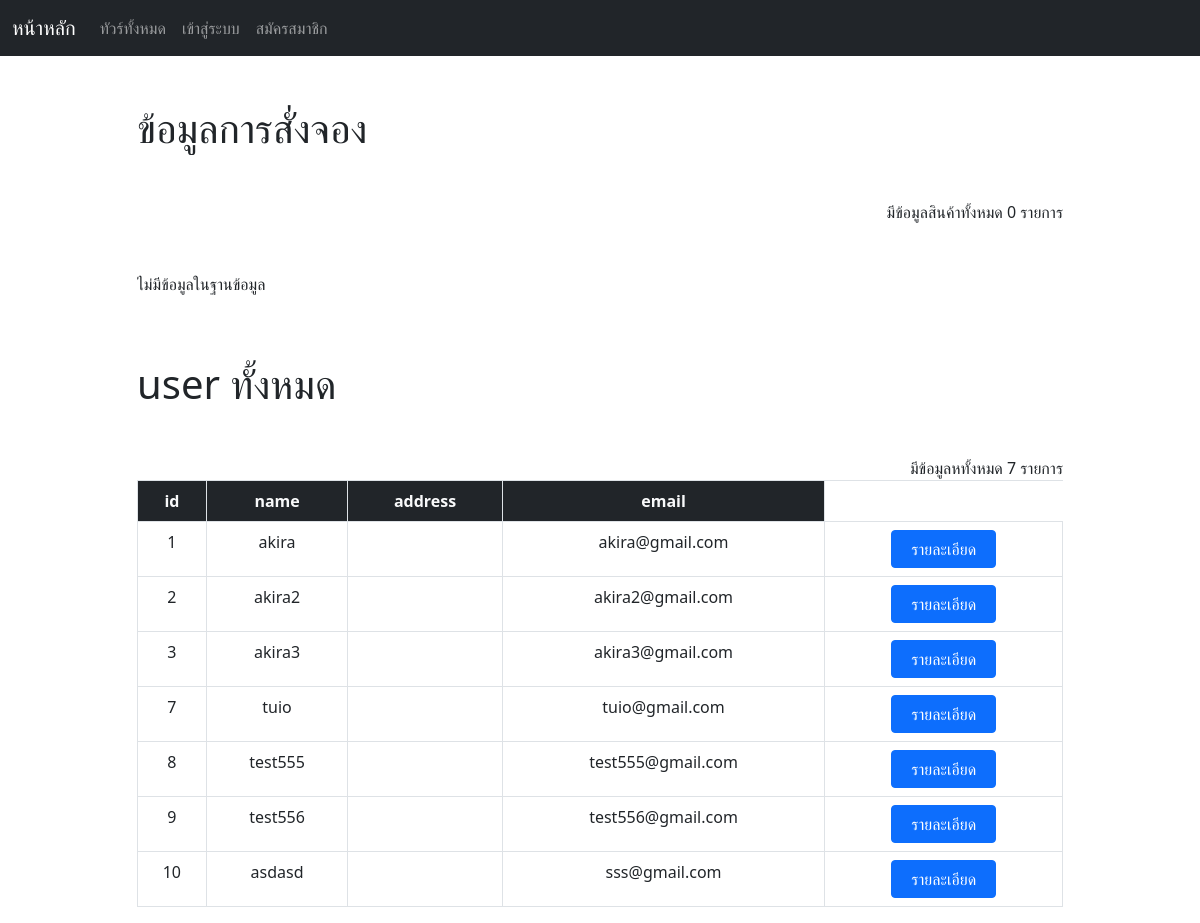
The app's page /admin-order.php, older data.
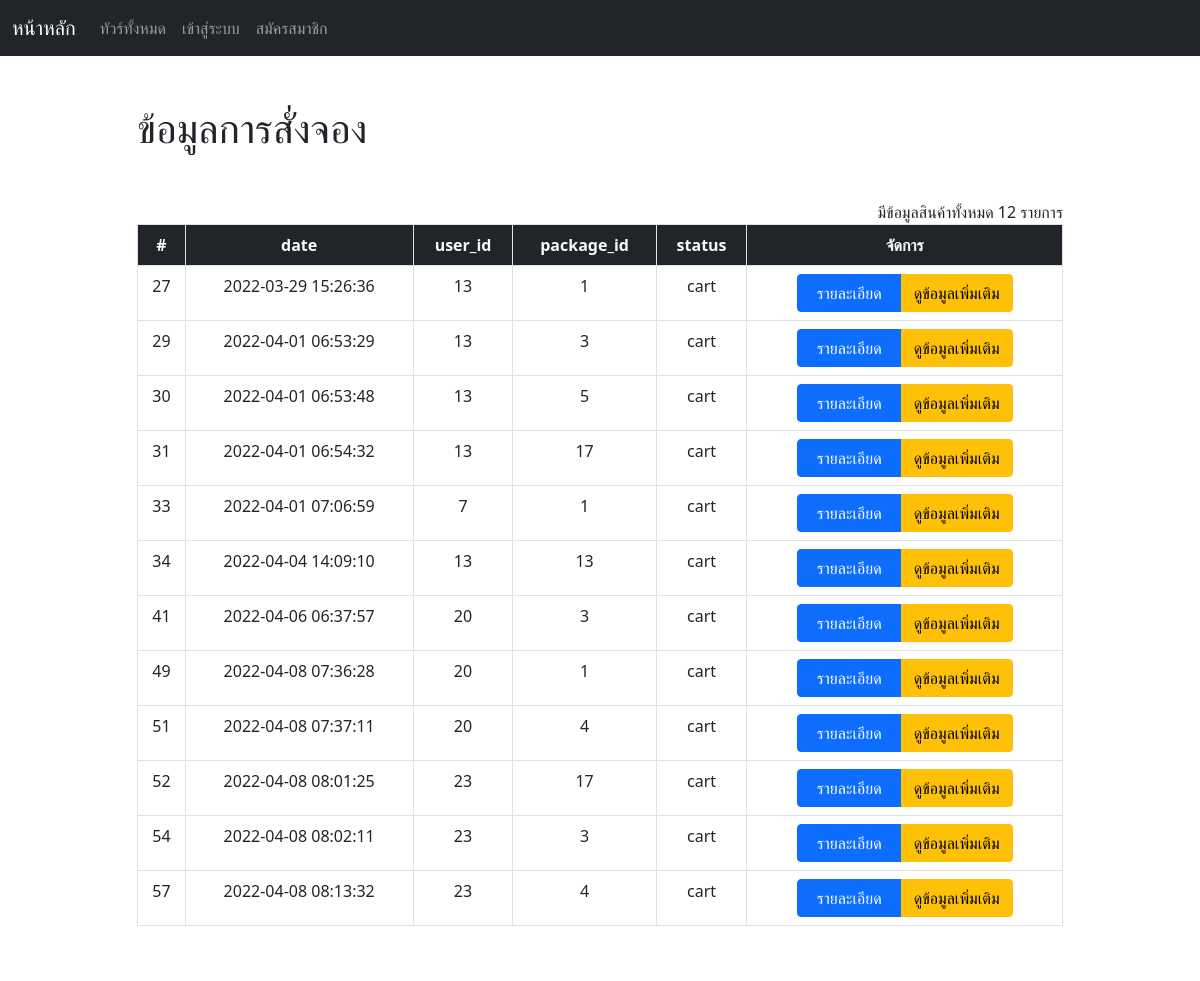
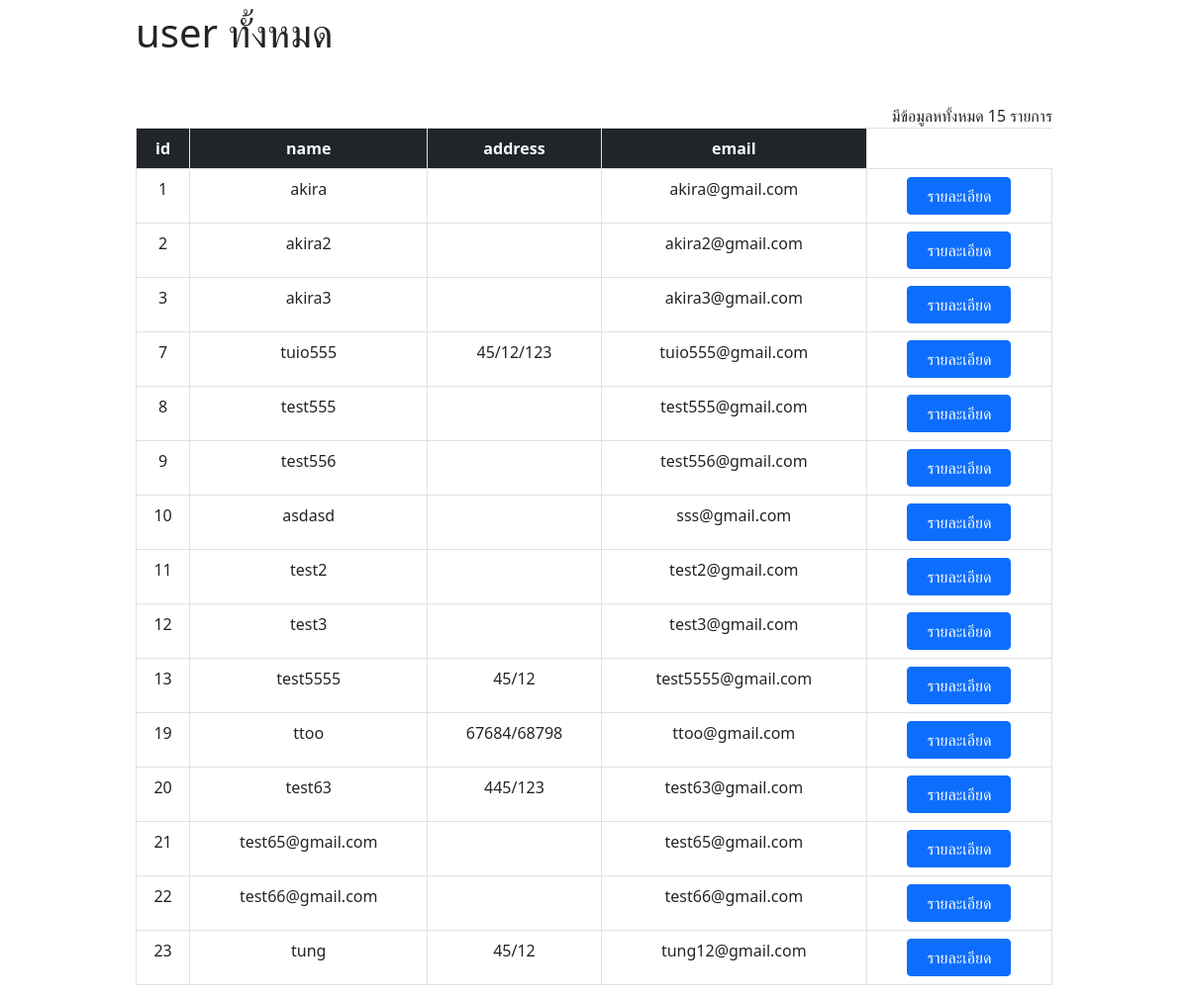
The same page, newer data (2 pictures, top to bottom).
### tables this page shows
CREATE TABLE `tb_user` (
  `user_id` int(11) NOT NULL,
  `name` varchar(100) NOT NULL,
  `bdate` date NOT NULL,
  `address` varchar(255) NOT NULL,
  `email` varchar(100) NOT NULL,
  `password` varchar(100) NOT NULL,
  `phone` int(10) NOT NULL,
  `status` tinyint(1) NOT NULL
);

CREATE TABLE `tb_order` (
  `order_id` int(11) NOT NULL,
  `date` timestamp NOT NULL DEFAULT current_timestamp() ON UPDATE current_timestamp(),
  `user_id` int(11) NOT NULL,
  `package_id` int(11) NOT NULL,
  `status` enum('cart','complete') NOT NULL DEFAULT 'cart'
);

### admin-order.php (the view, shortened to what this page needs)
<?php
    require('./php/connectdb.php');
    require('./header.php');
    $sql = "SELECT * FROM tb_order";
    $result = mysqli_query($conn, $sql);
?>
<!DOCTYPE html>
<html lang="en">
<body>
    <div class="container mt-5">
        <div class="row justify-content-center">
            <div class="col-md-10">
                <h1 class="mb-5">  ข้อมูลการสั่งจอง </h1>
                <span class="float-end" > มีข้อมูลสินค้าทั้งหมด <?php echo mysqli_num_rows($result) ?> รายการ </span>
            </div>
            <div class="col-md-10">
                <div class="table-responsive" >
                    <?php if (mysqli_num_rows($result) > 0): ?>
                    <table class="table table-bordered">
                        <thead>
                        <tr class="text-center text-light bg-dark">
                            <th>#</th>
                            <th>date</th>
                            <th>user_id</th>
                            <th>package_id</th>
                            <th>status</th>
                            <th>จัดการ</th>
                        </tr>
                        </thead>
                        <tbody>
                        <?php while ($row = mysqli_fetch_assoc($result)):?>
                            <tr class="text-center">
                                <td> <?php echo $row['order_id'] ?> </td>
                                <td> <?php echo $row['date'] ?> </td>
                                <td> <?php echo $row['user_id'] ?> </td>
                                <td> <?php echo $row['package_id'] ?> </td>
                                <td> <?php echo $row['status'] ?> </td>
                                <td>
                                    <div class="btn-group">
                                        <button class="btn btn-primary"
                                                data-bs-toggle="modal"
                                                data-bs-target="#my-modal<?php echo $row['package_id'] ?>"
                                                style="width: 105px;"> รายละเอียด </button>
                                        <a href="./admin-form-update.php?id=<?php echo $row['package_id'] ?>" class="btn btn-warning"> ดูข้อมูลเพิ่มเติม </a>
                                    </div>
                                </td>
                            </tr>
                        <?php endwhile; ?>
                        </tbody>
                    </table>
                    <?php
                        else:
                            echo "<p class='mt-5'>ไม่มีข้อมูลในฐานข้อมูล</p>";
                        endif;
                    ?>
                </div>
            </div>
        </div>
    </div>
    <?php
    require('./php/connectdb.php');
    $sql = "SELECT * FROM tb_user";
    $result = mysqli_query($conn, $sql);
?>
<!DOCTYPE html>
<html lang="en">
<body>
    <div class="container mt-5">
        <div class="row justify-content-center">
            <div class="col-md-10">
                <h1 class="mb-5"> user ทั้งหมด </h1>
                <span class="float-end" > มีข้อมูลหทั้งหมด <?php echo mysqli_num_rows($result) ?> รายการ </span>
            </div>
            <div class="col-md-10">
                <div class="table-responsive" >
                    <?php if (mysqli_num_rows($result) > 0): ?>
                    <table class="table table-bordered">
                        <thead>
                        <tr class="text-center text-light bg-dark">
                            <th>id</th>
                            <th>name</th>
                            <th>address</th>
                            <th>email</th>
                        </tr>
                        </thead>
                        <tbody>
                        <?php while ($row = mysqli_fetch_assoc($result)):?>
                            <tr class="text-center">
                                <td> <?php echo $row['user_id'] ?> </td>
                                <td> <?php echo $row['name'] ?> </td>
                                <td> <?php echo $row['address'] ?> </td>
                                <td> <?php echo $row['email'] ?> </td>
                                <td>
                                    <div class="btn-group">
                                        <button class="btn btn-primary"
                                                data-bs-toggle="modal"
                                                data-bs-target="#my-modal<?php echo $row['user_id'] ?>"
                                                style="width: 105px;"> รายละเอียด </button>
                                    </div>
                                </td>
                            </tr>
                        <?php endwhile; ?>
                        </tbody>
                    </table>
                    <?php
                        else:
                            echo "<p class='mt-5'>ไม่มีข้อมูลในฐานข้อมูล</p>";
                        endif;
                    ?>
                </div>
            </div>
        </div>
    </div>
</body>
</html>

Row changes from the older to the newer data that the page shows:
added tb_order: order_id "27", date "2022-03-29 15:26:36", user "13", package "1", status "cart"
added tb_order: order_id "29", date "2022-04-01 06:53:29", user "13", package "3", status "cart"
added tb_order: order_id "30", date "2022-04-01 06:53:48", user "13", package "5", status "cart"
added tb_order: order_id "31", date "2022-04-01 06:54:32", user "13", package "17", status "cart"
added tb_order: order_id "33", date "2022-04-01 07:06:59", user "7", package "1", status "cart"
added tb_order: order_id "34", date "2022-04-04 14:09:10", user "13", package "13", status "cart"
added tb_order: order_id "41", date "2022-04-06 06:37:57", user "20", package "3", status "cart"
added tb_order: order_id "49", date "2022-04-08 07:36:28", user "20", package "1", status "cart"
added tb_order: order_id "51", date "2022-04-08 07:37:11", user "20", package "4", status "cart"
added tb_order: order_id "52", date "2022-04-08 08:01:25", user "23", package "17", status "cart"
added tb_order: order_id "54", date "2022-04-08 08:02:11", user "23", package "3", status "cart"
added tb_order: order_id "57", date "2022-04-08 08:13:32", user "23", package "4", status "cart"
changed tb_user id 7: name "tuio" → "tuio555"; address (not shown) → "45/12/123"; email "tuio@gmail.com" → "tuio555@gmail.com"
added tb_user: user_id "11", name "test2", email "test2@gmail.com"
added tb_user: user_id "12", name "test3", email "test3@gmail.com"
added tb_user: user_id "13", name "test5555", address "45/12", email "test5555@gmail.com"
added tb_user: user_id "19", name "ttoo", address "67684/68798", email "ttoo@gmail.com"
added tb_user: user_id "20", name "test63", address "445/123", email "test63@gmail.com"
added tb_user: user_id "21", name "test65@gmail.com", email "test65@gmail.com"
added tb_user: user_id "22", name "test66@gmail.com", email "test66@gmail.com"
added tb_user: user_id "23", name "tung", address "45/12", email "tung12@gmail.com"
Text that changed along with them:
mysqli_num_rows($result): "0" → "12"
mysqli_num_rows($result): "7" → "15"
text no longer shown: "ไม่มีข้อมูลในฐานข้อมูล"
text now shown: "# date user_id package_id status จัดการ"
